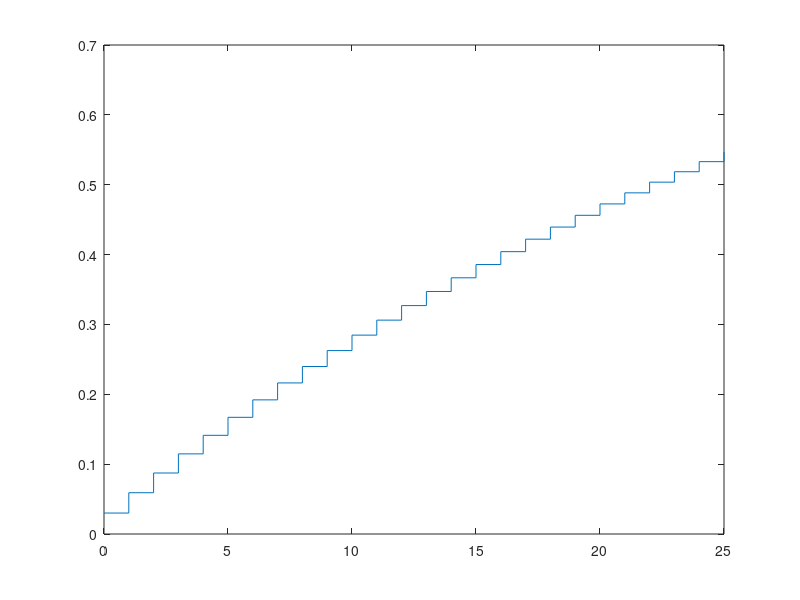

Source code (MATLAB): (Note: this script raises an error after producing the figure.)
%{
@author G. Mizael Mtz. Hdz.
@description Geometric 
@version 1.0.0
@date 2017-12-11
%}
name='G. Mizael Mtz. Hdz.'
string='Distribución Geometrica';
fprintf('%s\n',string);
w=1 - geocdf(25,0.03)
x = 0:25;
y = geocdf(x,0.03);
stairs(x,y)
mean(x)
std(x)
p=0;
p1 = pdf('Geometric',-2:2,0,1);

